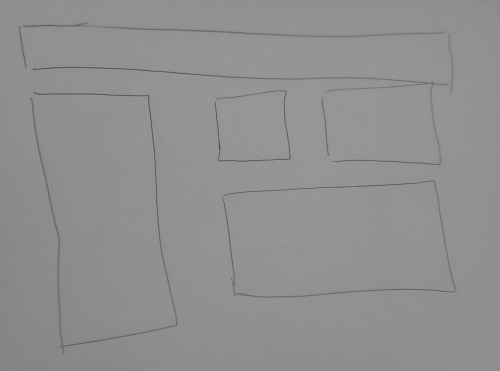
#> input picture shapes_gray.png, 500 x 371 px
$ python thresholding.py
#> lines starting #> are read from the running program, lines starting #| are printed output that depends on the picture; after the words box and inside, x2 and y2 are one past the last pixel; in counts of white or black regions, pixels touching at a corner belong together
import cv2
import numpy as np
from matplotlib import pyplot as plt


def adaptive():
    img = cv2.imread('shapes.png',0)
    img = cv2.medianBlur(img,5)

    ret,th1 = cv2.threshold(img,127,255,cv2.THRESH_BINARY)
    th2 = cv2.adaptiveThreshold(img,255,cv2.ADAPTIVE_THRESH_MEAN_C,\
                cv2.THRESH_BINARY,11,2)
    th3 = cv2.adaptiveThreshold(img,255,cv2.ADAPTIVE_THRESH_GAUSSIAN_C,\
                cv2.THRESH_BINARY,11,2)

    plt.subplot(2,2,1),plt.imshow(img,'gray')
    plt.title('input image')
    plt.subplot(2,2,2),plt.imshow(th1,'gray')
    plt.title('Global Thresholding')
    plt.subplot(2,2,3),plt.imshow(th2,'gray')
    plt.title('Adaptive Mean Thresholding')
    plt.subplot(2,2,4),plt.imshow(th3,'gray')
    plt.title('Adaptive Gaussian Thresholding')

    plt.show()

def thresholding():

    img = cv2.imread('shapes_gray.png',0)
#> img is the input picture: shape (371, 500); min 70, max 159, mean 143.9
    ret,thresh1 = cv2.threshold(img,127,255,cv2.THRESH_BINARY)
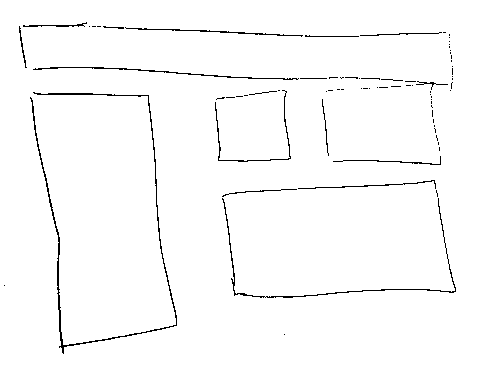
#> thresh1: shape (371, 500); 98.1% white; black in thin lines or dots, all inside (x1, y1, x2, y2) = (4, 22, 456, 354)
    ret,thresh2 = cv2.threshold(img,127,255,cv2.THRESH_BINARY_INV)
    ret,thresh3 = cv2.threshold(img,127,255,cv2.THRESH_TRUNC)
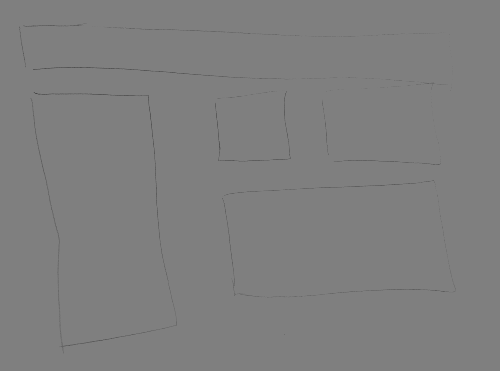
#> thresh3: shape (371, 500); min 70, max 127, mean 126.7
    ret,thresh4 = cv2.threshold(img,127,255,cv2.THRESH_TOZERO)
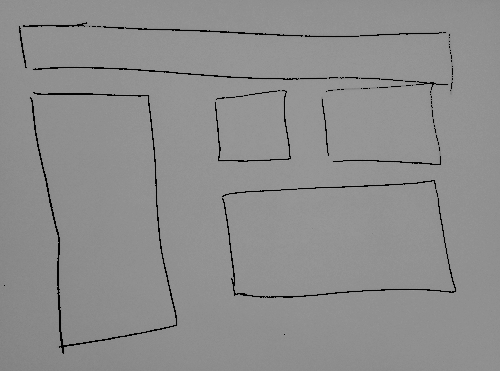
#> thresh4: shape (371, 500); min 0, max 159, mean 141.8
    ret,thresh5 = cv2.threshold(img,127,255,cv2.THRESH_TOZERO_INV)
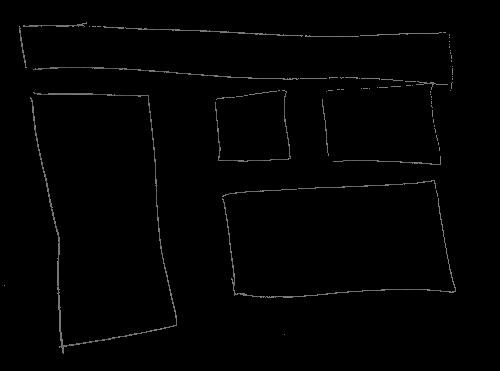
#> thresh5: shape (371, 500); min 0, max 127, mean 2.2

    thresh = ['img','thresh1','thresh2','thresh3','thresh4','thresh5']

    for i in xrange(6):
        plt.subplot(2,3,i+1),plt.imshow(eval(thresh[i]),'gray')
        plt.title(thresh[i])

    plt.show()

thresholding()

$ run again, with rects2.png copied over shapes_gray.png
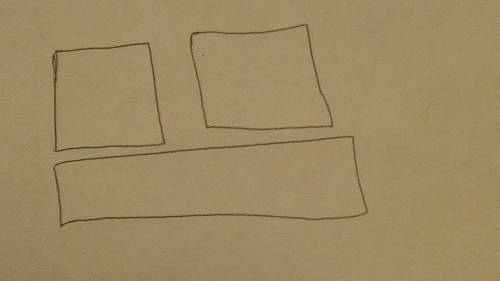
#> input picture rects2.png, 500 x 281 px
#> in thresholding, `ret,thresh1 = cv2.threshold(img,127,255,cv2.THRESH_BINARY)`:
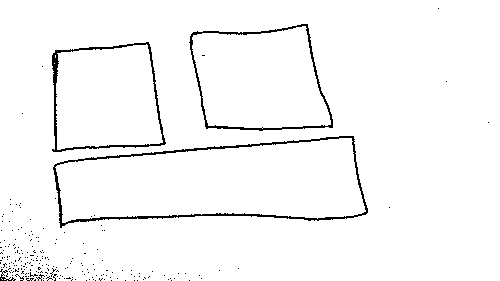
#> thresh1: shape (281, 500); 97.1% white; black in thin lines or dots
#> thresh2: shape (281, 500); 2.9% white in thin lines or dots
#> in thresholding, `ret,thresh5 = cv2.threshold(img,127,255,cv2.THRESH_TOZERO_INV)`:
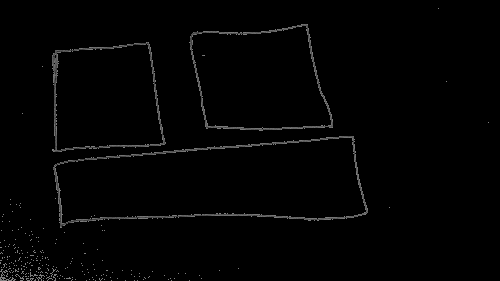
#> thresh5: shape (281, 500); min 0, max 127, mean 2.9

$ run again, with IMAG0384.jpg saved as shapes_gray.png
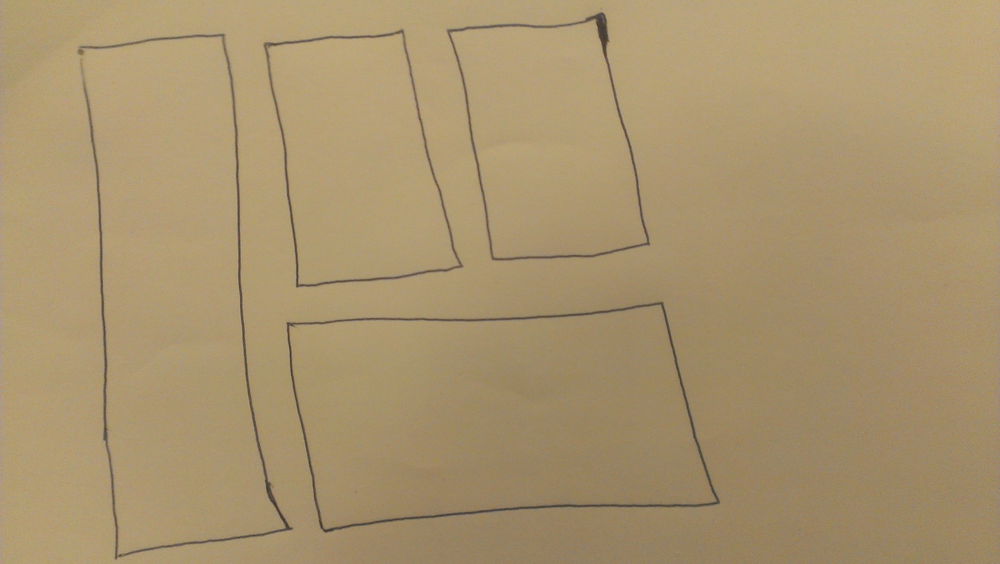
#> input picture IMAG0384.jpg, 1000 x 564 px, shrunk from 3264 x 1840 before the run
#> in thresholding, `ret,thresh1 = cv2.threshold(img,127,255,cv2.THRESH_BINARY)`:
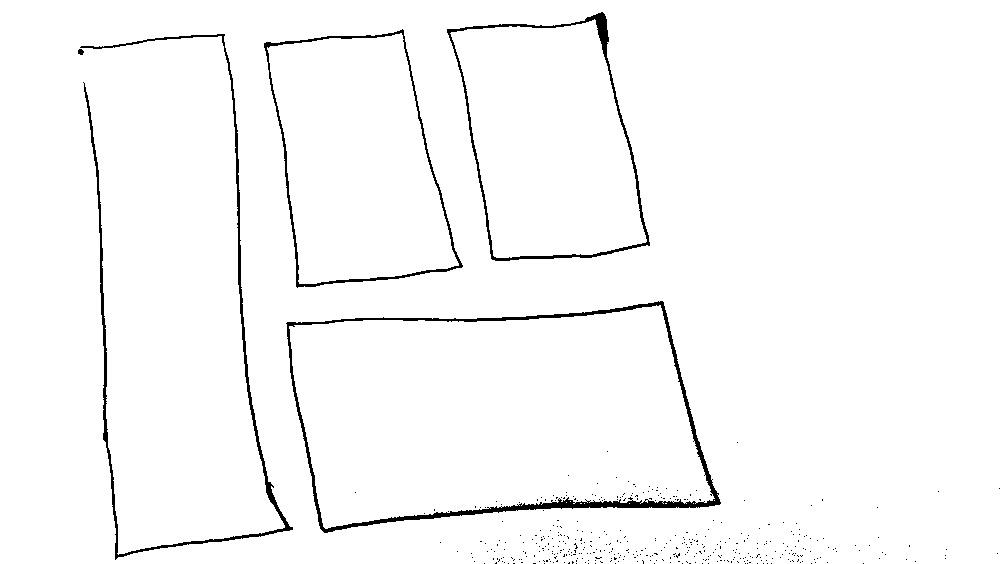
#> thresh1: shape (564, 1000); 97.7% white; 425 black regions (420 under 20 px), largest, box (x1, y1, x2, y2) and area: (286, 301, 721, 533) 4591, (80, 34, 293, 560) 3511, (447, 12, 650, 261) 2266, (264, 29, 463, 288) 1916, (78, 49, 84, 55) 28
#> in thresholding, `ret,thresh5 = cv2.threshold(img,127,255,cv2.THRESH_TOZERO_INV)`:
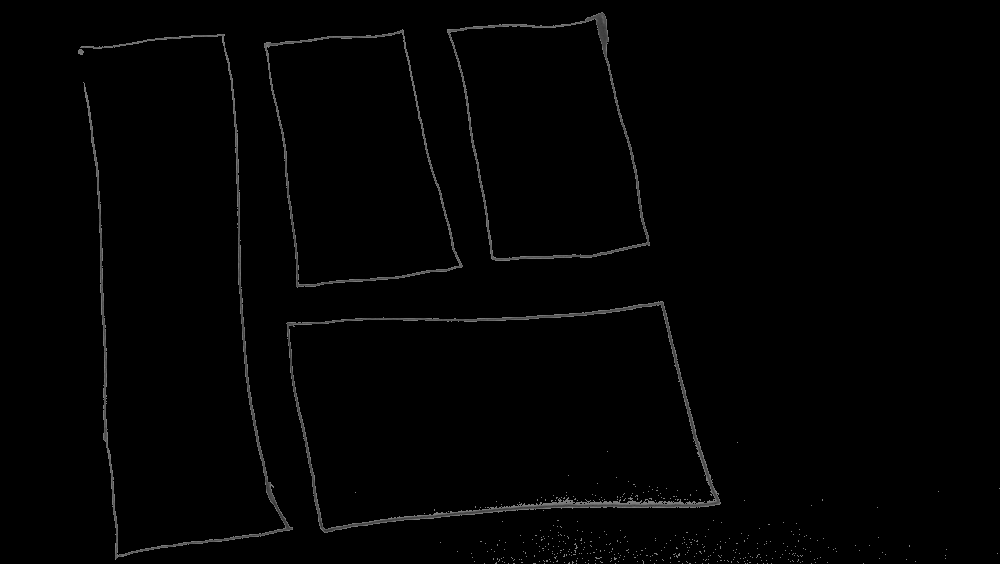
#> thresh5: shape (564, 1000); min 0, max 127, mean 2.3
